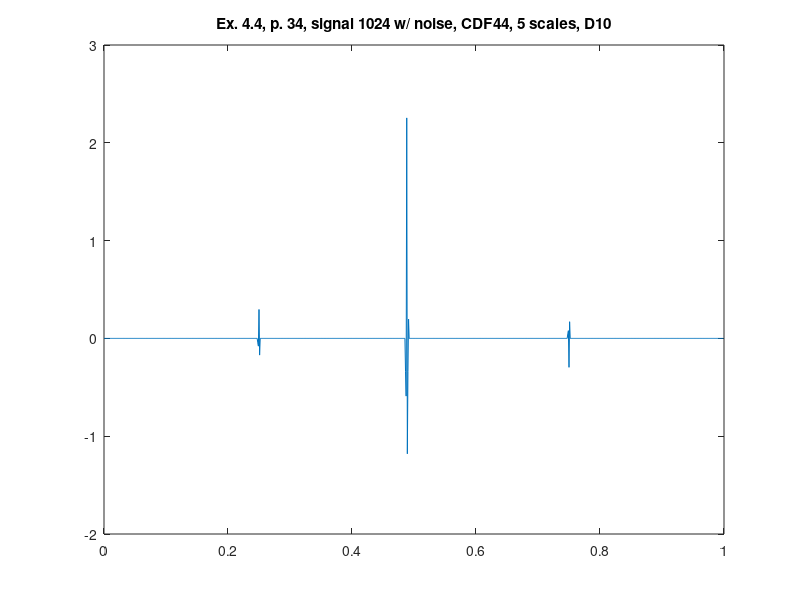

Recreate this plot in MATLAB.
%% ========================================================================
%% Programmatic octave notes on "Ripples in Mathematics" by A. Jensen
%% and A. la Cour-Harbo written with a deep gratitude to the authors for
%% this wonderful text. 
%% 
%% Reconstruction of graphs in ex 4.4, p.34, CDF44, 5 scales, D10.
%%
%% Author: Vladimir Kulyukin
%% 
%% NB: I have tested this code in Octave 4.
%% =========================================================================
t = (1.0/1024)*[0:1023];

%%y_ex_4_3_chirp_512_p33 = arrayfun(@(x) sin(x*x), t);

y_ex_4_4_1024_with_noise_cdf44_d10_p34 = [
-4.619947374182106E-7
-3.381862264720692E-7
1.138524971766879E-6
-1.9382748688434932E-6
2.7383588762151182E-6
-3.537195966990431E-6
4.3365432956772155E-6
-5.133986390554435E-6
5.93211554361069E-6
-6.727684292685829E-6
7.524114506947107E-6
-8.317329689364762E-6
9.111581225074815E-6
-9.901965037643047E-6
1.0693559467327325E-5
-1.148063581242601E-5
1.2269096309251681E-5
-1.3052391081506856E-5
1.383724270633609E-5
-1.4616284078259021E-5
1.5397054065807094E-5
-1.6171372772015365E-5
1.6947590815657196E-5
-1.7716720435496244E-5
1.848791897046084E-5
-1.925139620906034E-5
2.001711069428815E-5
-2.0774475661430045E-5
2.1534244859021074E-5
-2.2285041346422814E-5
2.303840759989506E-5
-2.3782183355828584E-5
2.45286928655344E-5
-2.526499986726662E-5
2.6004202963745508E-5
-2.6732597687486262E-5
2.7464049102465268E-5
-2.8184092790440065E-5
2.890735192486909E-5
-2.9618610849761913E-5
3.0333242039520875E-5
-3.103528776546281E-5
3.1740860543316474E-5
-3.24332701842346E-5
3.312935953953199E-5
-3.3811716013808566E-5
3.449790264844242E-5
-3.516979493002176E-5
3.584566551078172E-5
-3.650668887687186E-5
3.717183628460807E-5
-3.782159255938859E-5
3.847561613405206E-5
-3.911371392874123E-5
3.975621971114632E-5
-4.038227465943641E-5
4.101287562806827E-5
-4.1626510617812373E-5
4.2244826922094124E-5
-4.2845672322675154E-5
4.345133151225493E-5
-4.4039025396714445E-5
4.4631662644887306E-5
-4.520585100852163E-5
4.5785109332944854E-5
-4.63454463061115E-5
4.6910976783184206E-5
-4.745712483981014E-5
4.8008586815078075E-5
-4.854021697598668E-5
4.9077278269344136E-5
-4.959407030045977E-5
5.0116407406343964E-5
-5.061805001146009E-5
5.112534829351581E-5
-5.161153930188175E-5
5.210349318258107E-5
-5.25739397309346E-5
5.3050252875707186E-5
-5.350467158457633E-5
5.396505708011536E-5
-5.4403174224644424E-5
5.4847354751859065E-5
-5.526890642682535E-5
5.569661442827836E-5
-5.610134670649488E-5
5.6512324546507836E-5
-5.68999936325746E-5
5.729399375376647E-5
-5.766436613020688E-5
5.8041151201455045E-5
-5.839400376986713E-5
5.875334683007352E-5
-5.908846704513744E-5
5.94301516392402E-5
-5.974733763724983E-5
6.0071157947513516E-5
-6.0370218667371793E-5
6.0675979636379705E-5
-6.095673493513771E-5
6.124425238399623E-5
-6.150653314511111E-5
6.177563388398476E-5
-6.201928211935613E-5
6.226980405205417E-5
-6.249467299709322E-5
6.272646521855968E-5
-6.293241942064418E-5
6.31453423079487E-5
-6.333225770795015E-5
6.35261830042791E-5
-6.369394701135795E-5
6.38687579033815E-5
-6.401726946275623E-5
6.417286065089725E-5
-6.43020303047837E-5
6.443830806678632E-5
-6.454805800815364E-5
6.466494025526733E-5
-6.475520437496037E-5
6.485262070186393E-5
-6.492334462807152E-5
6.500123635469043E-5
-6.505237748599576E-5
6.511069769332541E-5
-6.51422252241808E-5
6.518093878221819E-5
-6.519283372170767E-5
6.521191731100837E-5
-6.520417249397575E-5
6.520361461917407E-5
-6.517623471081547E-5
6.515603570794685E-5
-6.510903720094522E-5
6.506920923720284E-5
-6.500262044169903E-5
6.49431875079981E-5
-6.485704853447689E-5
6.477804643075439E-5
-6.4672409166336E-5
6.457388548089539E-5
-6.444881355728606E-5
6.43308276367447E-5
-6.41863963927311E-5
6.404901930760377E-5
-6.388531574310805E-5
6.372863024411777E-5
-6.354575296809027E-5
6.336985343679058E-5
-6.316791260764436E-5
6.297290499931085E-5
-6.275202225864421E-5
6.253802403854709E-5
-6.229833243789871E-5
6.206547251064423E-5
-6.180711643118296E-5
6.15555350627306E-5
-6.127867012858639E-5
6.1008518862273685E-5
-6.071331184650859E-5
6.042475341134971E-5
-6.0111382135570225E-5
5.980459034824598E-5
-5.947324357571886E-5
5.914840323635781E-5
-5.879928055784481E-5
5.845658733786218E-5
-5.808989905197899E-5
5.772955937725873E-5
-5.7345526363120856E-5
5.696775728848626E-5
-5.656661087336984E-5
5.617163995301722E-5
-5.575362177244418E-5
5.534168692196043E-5
-5.490704877450415E-5
5.447839812812926E-5
-5.402740182350817E-5
5.358229358429769E-5
-5.311521078581645E-5
5.265391307030242E-5
-5.2171025131228715E-5
5.16938158079803E-5
-5.119541360195516E-5
5.070258012404353E-5
-5.01889638698787E-5
4.968080310171452E-5
-4.915228218261589E-5
4.86291002211842E-5
-4.808599299848001E-5
4.7548104989187604E-5
-4.699073861026684E-5
4.643846855659038E-5
-4.586717875817021E-5
4.530085932703569E-5
-4.471599023265877E-5
4.4135962553583846E-5
-4.353786646662129E-5
4.294447992671531E-5
-4.233351711791354E-5
4.172712915112693E-5
-4.1103667641503114E-5
4.048464351307451E-5
-3.984905885257283E-5
3.9217771439553053E-5
-3.857044648059806E-5
3.7927276046883395E-5
-3.7268600713890485E-5
3.661393468140685E-5
-3.594430573571977E-5
3.527853845072159E-5
-3.4598359251830815E-5
3.392189174772853E-5
-3.323157201009342E-5
3.2544811765539945E-5
-3.184476731195659E-5
3.1148128005612424E-5
-3.0438780516764314E-5
2.9732681778284926E-5
-2.9014458538368364E-5
2.8299325694852105E-5
-2.7572659334954357E-5
2.6848923156116584E-5
-2.611425139268758E-5
2.538234782984236E-5
-2.464011320177288E-5
2.390048312639103E-5
-2.315113272804793E-5
2.2404221665618347E-5
-2.1648206877622767E-5
2.0894464739339385E-5
-2.013224095686224E-5
1.9372121769040177E-5
-1.8604148127035994E-5
1.7838109756823084E-5
-1.7064848853958652E-5
1.629335273431294E-5
-1.5515270354030615E-5
1.473878120531881E-5
-1.3956346035437588E-5
1.3175331585901797E-5
-1.2389014935853496E-5
1.1603945638935398E-5
-1.0814221156760397E-5
1.0025569909295749E-5
-9.232913295363609E-6
8.44115515119692E-6
-7.646043872216496E-6
6.851655756820845E-6
-6.054568758184636E-6
5.2580291814725124E-6
-4.459446598326521E-6
3.6612353654950857E-6
-2.8616382344223127E-6
-0.04575111323689629
-0.07924808663307198
0.2957536374677923
-0.17075283728682844
-1.138524971771721E-6
1.9382748688753213E-6
-2.738358876259565E-6
3.5371959671011155E-6
-4.336543295909813E-6
5.133986390701167E-6
-5.932115543620373E-6
6.727684292749486E-6
-7.524114507098857E-6
8.31732968947726E-6
-9.111581225133692E-6
9.901965037701926E-6
-1.0693559467352079E-5
1.148063581254399E-5
-1.2269096309514966E-5
1.3052391081721074E-5
-1.3837242706501247E-5
1.4616284078375112E-5
-1.5397054065847182E-5
1.6171372772079983E-5
-1.6947590815755323E-5
1.7716720435594375E-5
-1.8487918970584113E-5
1.9251396209114924E-5
-2.001711069422375E-5
2.077447566143434E-5
-2.1534244859122796E-5
2.228504134651472E-5
-2.303840759997716E-5
2.3782183355900867E-5
-2.452869286557891E-5
2.526499986735038E-5
-2.600420296389007E-5
2.6732597687611203E-5
-2.746404910254544E-5
2.818409279056931E-5
-2.890735192507613E-5
2.9618610849939512E-5
-3.033324203967622E-5
3.103528776556909E-5
-3.1740860543337765E-5
3.2433270184304955E-5
-3.3129359539676556E-5
3.3811716013933506E-5
-3.449790264855851E-5
3.5169794930088783E-5
-3.584566551076735E-5
3.650668887689675E-5
-3.717183628469735E-5
3.782159255944844E-5
-3.8475616134071694E-5
3.911371392876085E-5
-3.975621971117672E-5
4.038227465943737E-5
-4.101287562801824E-5
4.162651061779179E-5
-4.224482692209579E-5
4.284567232272588E-5
-4.345133151237269E-5
4.4039025396832196E-5
-4.4631662645001465E-5
4.520585100864561E-5
-4.578510933310379E-5
4.634544630621155E-5
-4.691097678319845E-5
4.7457124839839085E-5
-4.8008586815143303E-5
4.854021697600774E-5
-4.907727826929769E-5
4.959407030043296E-5
-5.0116407406347556E-5
5.061805001145387E-5
-5.112534829343871E-5
5.1611539301961654E-5
-5.2103493182895224E-5
5.257393973119477E-5
-5.305025287590441E-5
5.3504671584744117E-5
-5.3965057080212406E-5
5.4403174224824875E-5
-5.4847354752183994E-5
5.526890642706686E-5
-5.569661442841042E-5
5.610134670661467E-5
-5.6512324546636016E-5
5.6899993632634083E-5
-5.729399375372225E-5
5.766436613018964E-5
-5.804115120149442E-5
5.839400376985255E-5
-5.875334682995468E-5
5.9088467045102016E-5
-5.943015163933128E-5
5.9747337637306564E-5
-6.007115794749146E-5
6.037021866743682E-5
-6.067597963657717E-5
6.0956734935298366E-5
-6.124425238410976E-5
6.150653314521606E-5
-6.177563388407979E-5
6.201928211944626E-5
-6.226980405214162E-5
6.249467299716965E-5
-6.272646521862505E-5
6.293241942069852E-5
-6.314534230799378E-5
6.333225770797929E-5
-6.352618300428805E-5
6.369394701136259E-5
-6.386875790337455E-5
6.401726946276491E-5
-6.417286065092596E-5
6.430203030481608E-5
-6.443830806679803E-5
6.454805800823556E-5
-6.466494025545844E-5
6.475520437511523E-5
-6.48526207019721E-5
6.492334462817195E-5
-6.500123635477748E-5
6.505237748609044E-5
-6.511069769342133E-5
6.514222522430186E-5
-6.518093878239062E-5
6.519283372183364E-5
-6.521191731107304E-5
6.520417249403444E-5
-6.520361461921694E-5
6.517623471087919E-5
-6.515603570804161E-5
6.510903720103304E-5
-6.506920923728772E-5
6.500262044176606E-5
-6.494318750801261E-5
6.485704853456822E-5
-6.47780464309951E-5
6.46724091664553E-5
-6.457388548083172E-5
6.444881355726901E-5
-6.433082763679693E-5
6.418639639276799E-5
-6.404901930760984E-5
6.388531574314111E-5
-6.372863024419689E-5
6.354575296814424E-5
-6.33698534367873E-5
6.316791260770365E-5
-6.297290499944885E-5
6.275202225880061E-5
-6.253802403873491E-5
6.229833243806936E-5
-6.206547251078603E-5
6.180711643133949E-5
-6.155553506290634E-5
6.127867012876458E-5
-6.100851886250012E-5
6.0713311846612375E-5
-6.042475341126259E-5
6.0111382135546874E-5
-5.980459034831875E-5
5.9473243575767084E-5
-5.914840323636445E-5
5.879928055787353E-5
-5.845658733795248E-5
5.808989905198343E-5
-5.772955937710547E-5
5.734552636307799E-5
-5.696775728858163E-5
5.656661087349956E-5
-5.617163995319745E-5
5.575362177261459E-5
-5.5341686922122825E-5
5.490704877465183E-5
-5.447839812825684E-5
5.402740182363574E-5
-5.35822935844091E-5
5.311521078597202E-5
-5.265391307057759E-5
5.217102513134195E-5
-5.169381580786877E-5
5.119541360185344E-5
-5.0702580123957014E-5
5.018896386978728E-5
-4.96808031016092E-5
4.915228218253021E-5
-4.862910022113251E-5
4.80859929984087E-5
-4.754810498904278E-5
4.699073861024958E-5
-4.643846855673662E-5
4.586717875834588E-5
-4.530085932724439E-5
4.47159902328871E-5
-4.41359625538318E-5
4.353786646688888E-5
-4.294447992703125E-5
4.233351711817061E-5
-4.172712915129997E-5
4.110366764168597E-5
-4.048464351334261E-5
3.9849058852644665E-5
-3.9217771439338835E-5
3.857044648043291E-5
-3.792727604678527E-5
3.726860071379236E-5
-3.661393468130154E-5
3.594430573563408E-5
-3.52785384506663E-5
3.4598359251765716E-5
-3.3921891747606926E-5
3.323157201008957E-5
-3.2544811765678994E-5
3.1844767312144706E-5
-3.1148128005896295E-5
3.043878051696969E-5
-2.9732681778357913E-5
2.9014458538510046E-5
-2.8299325695087614E-5
2.7572659335189872E-5
-2.6848923156344914E-5
2.6114251392935536E-5
-2.5382347830214106E-5
2.464011320187967E-5
-2.3900483126107152E-5
2.3151132727842557E-5
-2.2404221665516625E-5
2.1648206877530857E-5
-2.0894464739275248E-5
2.0132240956758852E-5
-1.937212176882211E-5
1.8604148126984745E-5
-1.7838109756981757E-5
1.7064848854166395E-5
-1.629335273459489E-5
1.5515270354292938E-5
-1.4738781205568691E-5
1.3956346035648215E-5
-1.3175331586030072E-5
1.2389014936060275E-5
-0.34065517016326446
-0.5900011497392232
2.2546423440930212
-1.180014695007465
-0.3406520073727762
0.19667830069733208
-6.851655756718418E-6
6.054568758013518E-6
-5.258029181173886E-6
4.459446598119892E-6
-3.6612353654281587E-6
2.861638234317053E-6
-2.062236158308199E-6
1.2621061267474642E-6
-4.6199473770524683E-7
-3.381862261632602E-7
1.1385249714040828E-6
-1.9382748685469356E-6
2.7383588760279006E-6
-3.537195966751695E-6
4.336543295349248E-6
-5.133986390277985E-6
5.932115543413595E-6
-6.727684292464202E-6
7.524114506605762E-6
-8.317329689258932E-6
9.111581225297885E-6
-9.901965037846493E-6
1.0693559467512939E-5
-1.1480635812587093E-5
1.2269096309397209E-5
-1.3052391081603318E-5
1.3837242706354753E-5
-1.4616284078307126E-5
1.5397054065943903E-5
-1.6171372772019695E-5
1.6947590815487742E-5
-1.7716720435307166E-5
1.8487918970270094E-5
-1.9251396208800905E-5
2.0017110693916918E-5
-2.077447566110788E-5
2.153424485875516E-5
-2.2285041346186336E-5
2.3038407599601818E-5
-2.3782183355800293E-5
2.452869286591833E-5
-2.5264999867513164E-5
2.6004202963790018E-5
-2.673259768757003E-5
2.7464049102599062E-5
-2.818409279058367E-5
2.8907351925051244E-5
-2.9618610849875375E-5
3.033324203956924E-5
-3.103528776543266E-5
3.174086054318268E-5
-3.243327018409099E-5
3.312935953937498E-5
-3.381171601365156E-5
3.449790264832851E-5
-3.516979492979009E-5
3.5845665510382005E-5
-3.650668887649178E-5
3.717183628421888E-5
-3.7821592559097536E-5
3.847561613385195E-5
-3.9113713928658877E-5
3.975621971125356E-5
-4.038227465946514E-5
4.101287562796103E-5
-4.162651061778364E-5
4.224482692217263E-5
-4.2845672322753663E-5
4.3451331512333435E-5
-4.403902539679295E-5
4.463166264499454E-5
-4.5205851008550364E-5
4.5785109332902266E-5
-4.634544630597078E-5
4.691097678290944E-5
-4.7457124839535366E-5
4.800858681477458E-5
-4.854021697576168E-5
4.907727826924792E-5
-4.959407030030469E-5
5.0116407406072534E-5
-5.0618050011286794E-5
5.112534829344782E-5
-5.161153930189226E-5
5.2103493182720376E-5
-5.257393973101503E-5
5.3050252875707186E-5
-5.350467158457633E-5
5.3965057080065076E-5
-5.4403174224731526E-5
5.4847354752191305E-5
-5.5268906427000576E-5
5.569661442825348E-5
-5.610134670643074E-5
5.651232454640445E-5
-5.689999363243196E-5
5.7293993753548663E-5
-5.7664366130047947E-5
5.804115120141964E-5
-5.8394003769713976E-5
5.8753346829702034E-5
-5.9088467044922967E-5
5.943015163927612E-5
-5.974733763718763E-5
6.007115794728852E-5
-6.03702186672253E-5
6.067597963634764E-5
-6.0956734935086005E-5
6.124425238391772E-5
-6.15065331450326E-5
6.177563388390625E-5
-6.201928211927764E-5
6.226980405197569E-5
-6.249467299701471E-5
6.272646521849553E-5
-6.293241942054079E-5
6.314534230777732E-5
-6.333225770781803E-5
6.352618300423654E-5
-6.369394701121724E-5
6.386875790307081E-5
-6.401726946254368E-5
6.417286065081156E-5
-6.430203030471763E-5
6.443830806671116E-5
-6.45480580081766E-5
6.46649402554387E-5
-6.475520437509248E-5
6.48526207019568E-5
-6.492334462812514E-5
6.500123635468324E-5
-6.50523774860082E-5
6.511069769338622E-5
-6.514222522418272E-5
6.518093878215406E-5
-6.519283372160428E-5
6.521191731084417E-5
-6.52041724938312E-5
6.52036146190204E-5
-6.517623471075993E-5
6.515603570806127E-5
-6.510903720096151E-5
6.506920923707788E-5
-6.500262044159373E-5
6.494318750789805E-5
-6.485704853443571E-5
6.477804643080084E-5
-6.467240916636283E-5
6.457388548092412E-5
-6.44488135572363E-5
6.433082763655898E-5
-6.418639639262386E-5
6.404901930763252E-5
-6.388531574305827E-5
6.372863024391767E-5
-6.35457529680079E-5
6.3369853436905E-5
-6.316791260766065E-5
6.2972904999229E-5
-6.275202225846424E-5
6.25380240381756E-5
-6.229833243768422E-5
6.206547251067296E-5
-6.18071164311332E-5
6.155553506255203E-5
-6.12786701284667E-5
6.100851886227752E-5
-6.071331184639469E-5
6.0424753410967195E-5
-6.0111382135482086E-5
5.980459034861747E-5
-5.9473243575933326E-5
5.9148403236329076E-5
-5.8799280557894574E-5
5.845658733809102E-5
-5.808989905201157E-5
5.772955937690828E-5
-5.734552636308442E-5
5.696775728898654E-5
-5.656661087357572E-5
5.617163995284251E-5
-5.575362177221059E-5
5.534168692163205E-5
-5.490704877421501E-5
5.447839812793686E-5
-5.4027401823198E-5
5.358229358376201E-5
-5.31152107854574E-5
5.265391307019903E-5
-5.2171025131086074E-5
5.1693815807690656E-5
-5.119541360192066E-5
5.070258012446531E-5
-5.018896387000608E-5
4.968080310133918E-5
-4.915228218251532E-5
4.862910022156672E-5
-4.808599299856814E-5
4.754810498876583E-5
-4.6990738610139456E-5
4.643846855694417E-5
-4.586717875830811E-5
4.5300859326921785E-5
-4.4715990232427104E-5
4.4135962553162586E-5
-4.353786646627854E-5
4.294447992650853E-5
-4.2333517117628255E-5
4.172712915058354E-5
-4.1103667641371885E-5
4.0484643513649954E-5
-3.984905885275575E-5
3.9217771439056116E-5
-3.857044648049365E-5
3.792727604743011E-5
-3.726860071412318E-5
3.661393468103818E-5
-3.5944305735822123E-5
3.527853845165056E-5
-3.4598359252259326E-5
3.3921891747512905E-5
-3.3231572009769846E-5
3.254481176500067E-5
-3.1844767311603764E-5
3.11481280056005E-5
-3.0438780516516875E-5
2.973268177763316E-5
-2.9014458537942293E-5
2.8299325694827737E-5
-2.757265933467485E-5
2.684892315529459E-5
-2.6114251392395488E-5
2.538234783039985E-5
-2.464011320198691E-5
2.3900483125999396E-5
-2.3151132728029196E-5
2.2404221666198798E-5
-2.164820687795789E-5
2.0894464739274733E-5
-2.0132240956974225E-5
1.9372121769519164E-5
-1.860414812717152E-5
1.783810975653613E-5
-1.7064848853544135E-5
1.6293352733637954E-5
-1.551527035359114E-5
1.4738781205294442E-5
-1.3956346035158077E-5
1.3175331585151636E-5
-1.2389014935436983E-5
1.1603945639059058E-5
-1.081422115665345E-5
1.0025569908675338E-5
-9.23291329528537E-6
8.44115515201824E-6
-7.646043872603588E-6
6.851655756510607E-6
-6.054568758158978E-6
5.258029181931229E-6
-4.459446598523964E-6
3.661235365220348E-6
-2.8616382344625133E-6
0.04575523770921392
0.07924556242081808
-0.2957527134783173
0.1707535136592814
-1.138524972291737E-6
1.9382748691475573E-6
-2.7383588761363065E-6
3.53719596713364E-6
-4.336543296207221E-6
5.133986390856286E-6
-5.932115543518265E-6
6.727684292819105E-6
-7.524114507582654E-6
8.317329689470404E-6
-9.11158122431112E-6
9.901965037276784E-6
-1.0693559467642245E-5
1.1480635812363129E-5
-1.2269096308534424E-5
1.30523910811674E-5
-1.3837242706651013E-5
1.4616284078196139E-5
-1.5397054065093428E-5
1.617137277166969E-5
-1.6947590815760324E-5
1.7716720435746573E-5
-1.8487918971005627E-5
1.9251396209349992E-5
-2.001711069413588E-5
2.077447566153292E-5
-2.1534244859551493E-5
2.2285041346737348E-5
-2.303840759984644E-5
2.3782183355966414E-5
-2.4528692866106512E-5
2.5264999867348077E-5
-2.600420296303101E-5
2.673259768711522E-5
-2.7464049102671155E-5
2.8184092790351564E-5
-2.8907351924270683E-5
2.96186108494579E-5
-3.033324203974113E-5
3.103528776534942E-5
-3.174086054260005E-5
3.243327018392051E-5
-3.312935953973876E-5
3.381171601409385E-5
-3.449790264889242E-5
3.5169794930314745E-5
-3.5845665510817116E-5
3.650668887702502E-5
-3.717183628498674E-5
3.782159255959063E-5
-3.8475616133955345E-5
3.911371392880152E-5
-3.975621971155757E-5
4.038227465947477E-5
-4.1012875627475116E-5
4.162651061755287E-5
-4.22448269224125E-5
4.2845672322659893E-5
-4.345133151166178E-5
4.4039025396454935E-5
-4.463166264506202E-5
4.5205851008755224E-5
-4.5785109333323526E-5
4.634544630631353E-5
-4.691097678309467E-5
4.745712483985798E-5
-4.8008586815356695E-5
4.854021697614753E-5
-4.907727826927948E-5
4.959407030057175E-5
-5.011640740681218E-5
5.0618050011614284E-5
-5.112534829316202E-5
5.1611539301743845E-5
-5.210349318283146E-5
5.257393973092986E-5
-5.305025287527489E-5
5.350467158435993E-5
-5.3965057080251335E-5
5.440317422462339E-5
-5.484735475156609E-5
5.526890642668938E-5
-5.5696614428313766E-5
5.6101346706648034E-5
-5.6512324546879324E-5
5.6899993632789084E-5
-5.7293993753723376E-5
5.766436613028154E-5
-5.8041151201748024E-5
5.8394003770003105E-5
-5.8753346829944726E-5
5.908846704514604E-5
-5.9430151639515484E-5
5.9747337637309234E-5
-6.007115794722054E-5
6.0370218667235814E-5
-6.067597963650132E-5
6.095673493514155E-5
-6.124425238381048E-5
6.150653314500387E-5
-6.177563388402067E-5
6.201928211929393E-5
-6.226980405181482E-5
6.249467299697162E-5
-6.272646521859174E-5
6.293241942069587E-5
-6.314534230804158E-5
6.333225770800376E-5
-6.352618300425756E-5
6.369394701139528E-5
-6.38687579035208E-5
6.401726946283665E-5
-6.417286065089007E-5
6.430203030479614E-5
-6.443830806683275E-5
6.454805800818045E-5
-6.466494025524576E-5
6.475520437499769E-5
-6.48526207020176E-5
6.492334462812706E-5
-6.500123635458319E-5
6.505237748596702E-5
-6.511069769342547E-5
6.514222522422197E-5
-6.518093878217176E-5
6.519283372168087E-5
-6.521191731100837E-5
6.520417249397575E-5
-6.520361461917407E-5
6.517623471081547E-5
-6.515603570794685E-5
6.510903720094522E-5
-6.506920923721002E-5
6.500262044168659E-5
-6.494318750795884E-5
6.485704853443764E-5
-6.47780464306936E-5
6.46724091663341E-5
-6.457388548099545E-5
6.444881355732725E-5
-6.433082763667672E-5
6.418639639274161E-5
-6.404901930775027E-5
6.388531574317603E-5
-6.372863024402823E-5
6.35457529681381E-5
-6.336985343708356E-5
6.316791260778035E-5
-6.297290499922516E-5
6.275202225857814E-5
-6.253802403850783E-5
6.229833243785946E-5
-6.20654725106337E-5
6.180711643109395E-5
-6.155553506249842E-5
6.127867012845234E-5
-6.100851886230242E-5
6.0713311846458825E-5
-6.04247534111065E-5
6.011138213556252E-5
-5.9804590348631835E-5
5.9473243575908444E-5
-5.91484032362003E-5
5.879928055790317E-5
-5.8456587338323204E-5
5.8089899052145616E-5
-5.7729559376915463E-5
5.734552636307197E-5
-5.6967757288932916E-5
5.656661087356136E-5
-5.617163995288894E-5
5.5753621772237395E-5
-5.5341686921603316E-5
5.4907048774264786E-5
-5.447839812809387E-5
5.4027401823355015E-5
-5.35822935839262E-5
5.311521078560197E-5
-5.265391307034552E-5
5.217102513115406E-5
-5.169381580764421E-5
5.119541360189384E-5
-5.070258012443657E-5
5.0188963870055854E-5
-4.968080310149619E-5
4.9152282182672336E-5
-4.8629100221730916E-5
4.808599299871271E-5
-4.754810498889077E-5
4.6990738610244766E-5
-4.643846855705141E-5
4.586717875833684E-5
-4.530085932680018E-5
4.471599023242325E-5
-4.413596255329086E-5
4.353786646648532E-5
-4.2944479926872834E-5
4.233351711785518E-5
-4.172712915063716E-5
4.110366764138625E-5
-4.0484643513581974E-5
3.9849058852766265E-5
-3.921777143918105E-5
3.857044648059896E-5
-3.792727604750143E-5
3.7268600714214126E-5
-3.661393468120622E-5
3.594430573585278E-5
-3.527853845144327E-5
3.4598359252189415E-5
-3.3921891747634254E-5
3.3231572009881384E-5
-3.2544811765098804E-5
3.18447673117019E-5
-3.1148128005705815E-5
3.0438780516602565E-5
-2.9732681777681263E-5
2.9014458538019834E-5
-2.829932569493831E-5
2.7572659334805045E-5
-2.684892315545519E-5
2.6114251392546273E-5
-2.5382347830540827E-5
2.464011320211807E-5
-2.3900483126127932E-5
2.315113272812829E-5
-2.2404221666275634E-5
2.164820687798566E-5
-2.0894464739192378E-5
2.0132240957009624E-5
-1.9372121769719017E-5
1.860414812736156E-5
-1.7838109756719952E-5
1.7064848853708327E-5
-1.6293352733778927E-5
1.5515270353722302E-5
-1.473878120542836E-5
1.395634603524784E-5
-1.3175331585186465E-5
1.238901493545709E-5
-1.1603945639057262E-5
1.0814221156656561E-5
-1.0025569908697723E-5
9.232913295273408E-6
-8.441155151939608E-6
7.646043872578928E-6
-6.85165575655204E-6
6.054568758221263E-6
-5.25802918203098E-6
4.459446598599182E-6
-3.661235365244431E-6
2.8616382345347415E-6
-2.062236159268416E-6
1.2621061271771619E-6
];

figure;
plot(t, y_ex_4_4_1024_with_noise_cdf44_d10_p34);
xlim([0 1]);
title('Ex. 4.4, p. 34, signal 1024 w/ noise, CDF44, 5 scales, D10');
